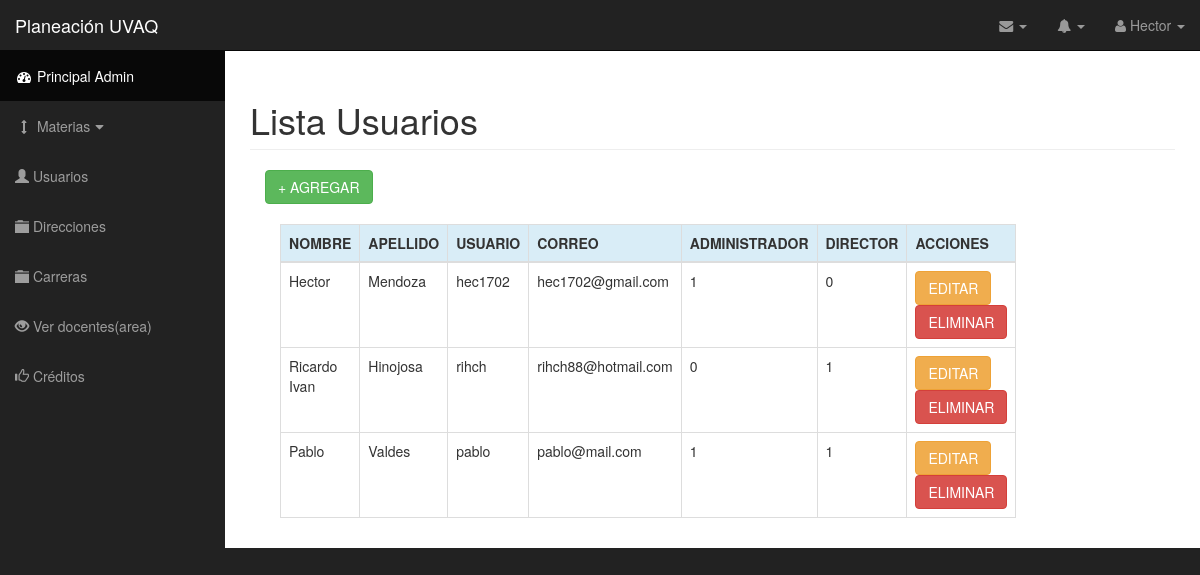
Before: /usuariosAdmin.php (signed in) with the older database file.
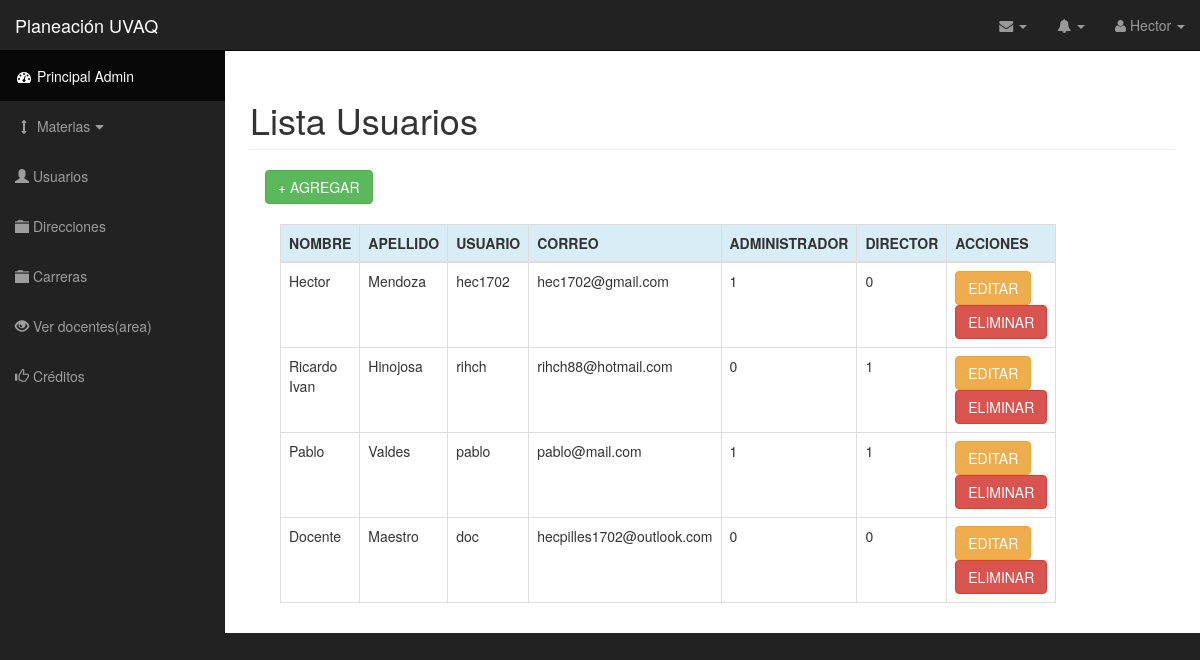
After: the same page with the newer database file.
### tables this page shows
CREATE TABLE `usuarios` (
  `id_usuario` int(11) NOT NULL,
  `usuario` varchar(20) NOT NULL,
  `nombre` varchar(40) NOT NULL,
  `apellido` varchar(40) NOT NULL,
  `pass` varchar(40) NOT NULL,
  `correo` varchar(50) NOT NULL,
  `grado_academ` varchar(50) NOT NULL,
  `formacion` varchar(40) NOT NULL,
  `admin` int(1) NOT NULL,
  `director` int(11) NOT NULL
);

### usuariosAdmin.php (the view, shortened to what this page needs)
<?php include('conect.php'); ?>
<!DOCTYPE html>
<html lang="en">
    <?php include('head.php'); ?>
    <body>
        <div id="wrapper">
            <nav class="navbar navbar-inverse navbar-fixed-top" role="navigation">
                <?php include("navbarHeader.php"); include("sidebar.php"); ?>
            </nav>
            <div id="page-wrapper">
                <div class="container-fluid table-responsive">
                    <h1 class="page-header">
                    Lista Usuarios
                    </h1>
                    <div class="col-md-12">
                        <?php
                        $sql = mysqli_query($link, "SELECT * FROM usuarios");
                        ?>
                        <a href="#agregarUsr" class="btn btn-success" data-toggle="modal">+ AGREGAR</a><br><br>
                        <div class="col-lg-10 col-md-10 col-sm-12 col-xs-12">
                            <table class="table table-hover table-bordered table-responsive">
                                <thead>
                                    <tr class="info">
                                        <th>NOMBRE</th>
                                        <th>APELLIDO</th>
                                        <th>USUARIO</th>
                                        <th>CORREO</th>
                                        <th>ADMINISTRADOR</th>
                                        <th>DIRECTOR</th>
                                        <th>ACCIONES</th>
                                    </tr>
                                </thead>
                                <tbody>
                                   <?php while ($row = mysqli_fetch_row($sql)) {
                                    ?>
                                    <tr>
                                        <td><?php echo $row[2]; ?></td>
                                        <td><?php echo $row[3]; ?></td>
                                        <td><?php echo $row[1]; ?></td>
                                        <td><?php echo $row[5]; ?></td>
                                        <td><?php echo $row[8]; ?></td>
                                        <td><?php echo $row[9]; ?></td>
                                        <td><input type="button" name="viewRef" id="<?php echo $row[0]; ?>" class="edit_data btn btn-warning" value="EDITAR"><a href="eliminarUsr.php?id_usuario=<?php echo $row[0]; ?>" class="btn btn btn-danger">ELIMINAR</a></td>
                                        </tr>
                                    <?php
                                    } ?>
                                </tbody>
                            </table>
                        </div>
                    </div>
                </div>
            </div>
        </div>
    </body>
</html>

### navbarHeader.php (shortened to what this page needs)
<?php
$sql = "SELECT nombre FROM usuarios WHERE id_usuario = $_SESSION[id_usuario]";
$res= @mysql_query($sql) or die(mysql_error());
$data = mysql_fetch_assoc($res);
?>
<div class="navbar-header">
    <a class="navbar-brand" href="index.php">Planeación UVAQ</a>
</div>
<ul class="nav navbar-right top-nav">
    <li class="dropdown">
        <a href="#" class="dropdown-toggle" data-toggle="dropdown"><i class="fa fa-envelope"></i> <b class="caret"></b></a>
    </li>
    <li class="dropdown">
        <a href="#" class="dropdown-toggle" data-toggle="dropdown"><i class="fa fa-bell"></i> <b class="caret"></b></a>
    </li>
    <li class="dropdown">
        <a href="#" class="dropdown-toggle" data-toggle="dropdown"><i class="fa fa-user"></i> <?php echo $data['nombre']; ?> <b class="caret"></b></a>
    </li>
</ul>

Changed rows visible on the page:
added usuarios: nombre "Docente", apellido "Maestro", usuario "doc", correo "hecpilles1702@outlook.com", admin "0", director "0"
